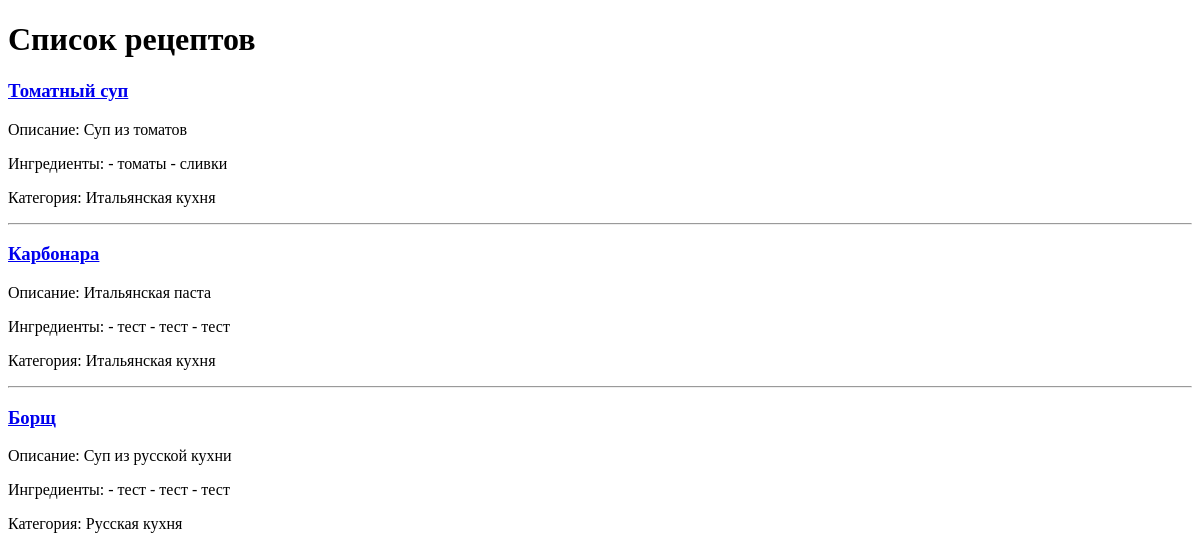
Before: /recipes/ with the older database file.
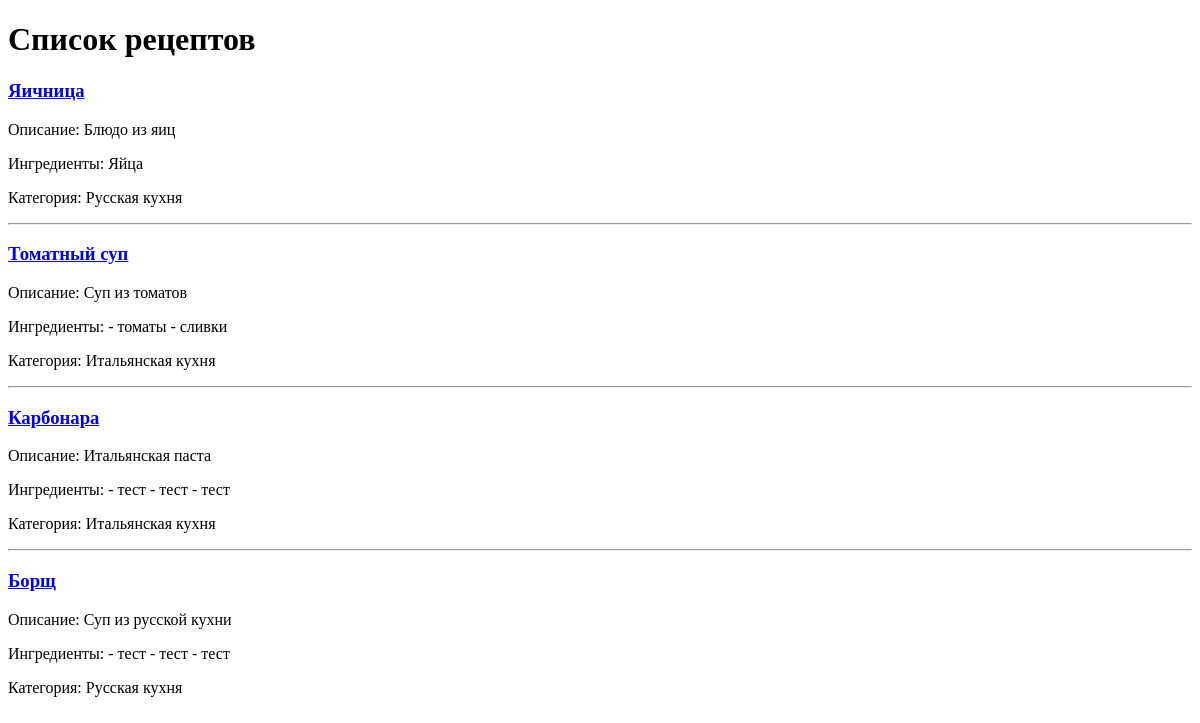
After: the same page with the newer database file.
### app/models.py (models this page shows, shortened)
class Recipe(models.Model):
    title = models.CharField(max_length=255)
    content = models.TextField(blank=True)
    ingredients = models.TextField()
    category = models.ForeignKey('Category', on_delete=models.CASCADE, related_name='recipes')
    time_create = models.DateTimeField(auto_now_add=True)
    image = models.ImageField(upload_to='images/', blank=True, null=True)
    class Meta:
        verbose_name = 'Блюдо'
        verbose_name_plural = 'Блюда'

class Category(models.Model):
    name = models.CharField(max_length=255, default='Без категории')
    description = models.TextField()
    class Meta:
        verbose_name = 'Категория'
        verbose_name_plural = 'Категории'
    def __str__(self):
        return self.name

### app/views.py (the view)
# urls.py: path('recipes/', RecipeListView.as_view(), name="recipes"),
class RecipeListView(ListView):
    model = Recipe
    ordering = '-time_create'
    template_name = 'app/recipes.html'
    context_object_name = 'recipes'
    def get_queryset(self, **kwargs):
        queryset = super().get_queryset()
        self.filterset = RecipeFilter(self.request.GET, queryset)
        return self.filterset.qs
    def get_context_data(self, **kwargs):
        context = super().get_context_data(**kwargs)
        context['filterset'] = self.filterset
        return context

### app/templates/app/recipes.html (shortened to what this page needs)
<!doctype html>
<html lang="en">
<head>
</head>
<body>
<h1>Список рецептов</h1>
{% if recipes %}
{% for rec in recipes %}
<h3><a href="{{ rec.pk }}">{{ rec.title }}</a></h3>
<p>Описание: {{ rec.content }}</p>
<p>Ингредиенты: {{ rec.ingredients }}</p>
<p>Категория: {{ rec.category }}</p>
{% if not forloop.last %}
<hr />
{% endif %}
{% endfor %}
{% endif %}
</body>
</html>

Changed rows visible on the page:
added Recipe: title "Яичница", content "Блюдо из яиц", ingredients "Яйца", category "Русская кухня"
